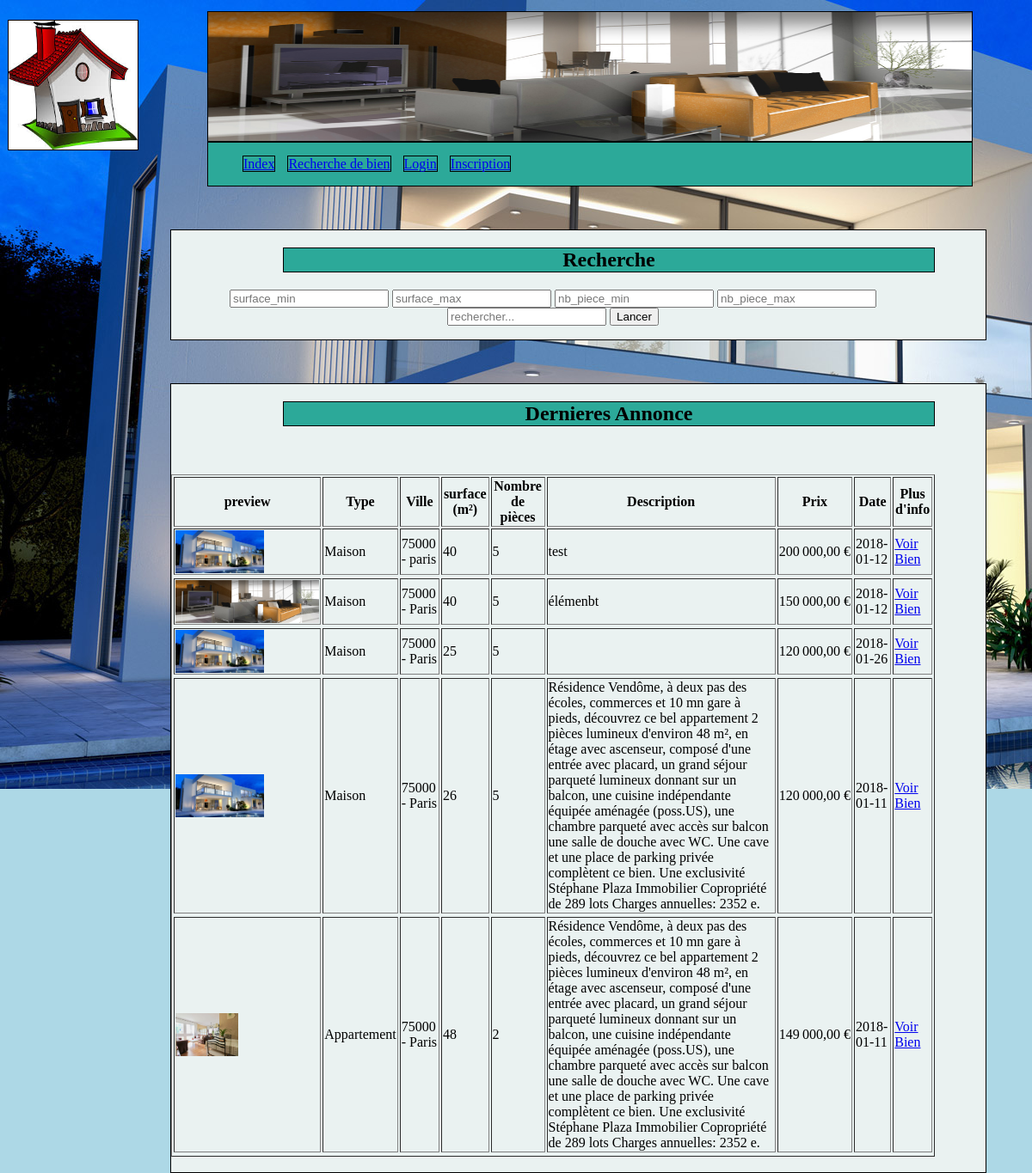
The page / on the database its author committed.
### tables this page shows
CREATE TABLE IF NOT EXISTS `biens` (
  `id_b` int(11) NOT NULL AUTO_INCREMENT,
  `description` text,
  `nb_pieces` int(11) DEFAULT NULL,
  `surface` int(11) DEFAULT NULL,
  `prix` int(11) NOT NULL,
  `date` date NOT NULL,
  `id_adr` int(11) NOT NULL,
  `id_cat` int(11) NOT NULL,
  `id_u` int(11) NOT NULL,
  PRIMARY KEY (`id_b`),
  KEY `id_adr` (`id_adr`),
  KEY `id_cat` (`id_cat`),
  KEY `id_u` (`id_u`)
);

CREATE TABLE IF NOT EXISTS `categorie` (
  `id_cat` int(11) NOT NULL AUTO_INCREMENT,
  `libelle` varchar(50) DEFAULT NULL,
  PRIMARY KEY (`id_cat`)
);

CREATE TABLE IF NOT EXISTS `adresse` (
  `id_adr` int(11) NOT NULL AUTO_INCREMENT,
  `numero` int(11) DEFAULT NULL,
  `rue` varchar(50) DEFAULT NULL,
  `cp` varchar(10) DEFAULT NULL,
  `ville` varchar(255) NOT NULL,
  PRIMARY KEY (`id_adr`)
);

### index.php (the view, shortened to what this page needs)
<?php require("include/header.php");
$formatter = new NumberFormatter('fr_FR',  NumberFormatter::CURRENCY);
?>
<div id="recherche">
<h2> Recherche </h2>
<form method="get" action="search.php">
	<input type="text" name="surface_min" placeholder="surface_min">
	<input type="text" name="surface_max" placeholder="surface_max">
	<input type="text" name="nb_piece_min" placeholder="nb_piece_min">
	<input type="text" name="nb_piece_max" placeholder="nb_piece_max">
	<input type="text" name="rechercher" placeholder="rechercher...">
	<button type="submit" name="recherche">Lancer</button>
</form>
</div>
<div id="exempleannonce">
<h2> Dernieres Annonce </h2>
<?php
	$sql = "SELECT categorie.libelle as catlib, biens.id_b as id_b, biens.nb_pieces as nb_pieces,
					biens.surface as surface, biens.prix as prix, biens.date as date_bien, biens.description as description, biens.date as date, adresse.cp as cp, adresse.ville as ville
			FROM biens, adresse, categorie
			WHERE biens.id_adr=adresse.id_adr
			  and categorie.id_cat=biens.id_cat LIMIT 5 ";
	$listeAnnonces = $bdd->query($sql);
		echo '<br />';
		echo '<br />';
		?> <table border=1>
			<th>preview</th><th>Type</th><th>Ville</th><th>surface (m²)</th><th>Nombre de pièces</th><th>Description</th><th>Prix</th><th>Date</th><th>Plus d'info</th><?php
	while($annonce = $listeAnnonces->fetch()){
		echo "<tr>";
		$listFiles = glob('image/uploaded/'.$annonce->id_b."_*");
		$cpt=0;
		echo '<td>';
		foreach($listFiles as $thisimage){
			$cpt++;
			echo "<a class=\"zoombox zgallery".$annonce->id_b."\" href=\"".$thisimage."\"><img style=\"".(($cpt>1)?"display:none;":"")."\" widht=50 height=50 src=\"".$thisimage."\" /></a>";
		}
		echo '</td>';
		echo '<td>'.$annonce->catlib.'</td>';
		echo '<td>'.$annonce->cp.' - '.$annonce->ville.'</td>';
		echo '<td>'.$annonce->surface.'</td>';
		echo '<td>'.$annonce->nb_pieces.'</td>';
		echo '<td>'.$annonce->description.'</td>';
		echo '<td>'.$formatter->formatCurrency($annonce->prix, 'EUR').'</td>';
		echo '<td>'.$annonce->date_bien.'</td>';
		echo '<td><a href="/annonce.php?id_b='.$annonce->id_b.'"> Voir Bien </a>';
	}
?>
</table>
</div>

### include/header.php (shortened to what this page needs)
<html>
	<head>
		<link rel="stylesheet" href="css/style.css" />
		<link href="/css/zoombox.css" rel="stylesheet" type="text/css" media="screen" />
	</head>
	<body>
    <div id="img-header"><img src="image/logo.jpg" alt="logo" width="150" height="150"></div>
       <div id="banniere"><img src="image/banniere.jpg" alt="banniere" width="100%" height="150"></div>
	<div id="nav-header">
		<nav>
			<ul>
				<li><a href="Index.php">Index</a></li>
				<li><a href="search.php">Recherche de bien</a></li>
				<?php if(isset ($_SESSION ['connecte']))
				{
				?>
				<li><a href="moncompte.php">Mon Compte</a></li>
				<li><a href="ajout_bien.php">Ajouter bien</a></li>
						<li><a href="adminBiens.php">Admin Biens</a></li>
				<?php
					if(isset($_SESSION['lvl']) && $_SESSION['lvl'] == 1){
						?>
						<li><a href="adminUser.php">Admin User</a></li>
						<li><a href="adminAdr.php">Admin Adresses</a></li>
						<?php
					}
				?>
				<li><a href="logout.php">Logout</a></li>
				<?php
				}
				else
				{
				?>
				<li><a href="login.php">Login</a></li>
				<li><a href="register.php">Inscription</a></li>
				<?php
				}
				?>
			</ul>
		</nav>
        </div>

### css/style.css (style rules this page uses)
body { background-image: url(../image/background.png); background-repeat: no-repeat ; background-attachment: fixed ; background-color: lightblue; }
#nav-header { margin-left: 80px; margin-top: 0px; float: left; text-align: right; width:75%; border: 1px solid black; background-color: #2CA999; }
#nav-header nav ul { padding-right: 5%; float: left; text-align: right; list-style:none; }
#nav-header nav ul li { margin-right:10px; display:inline; border: 1px solid black; }
#img-header { margin-top: 15px; margin-left: 1px; float: left; width: 150px; border: 1px solid black; }
#banniere { margin-top: 5px; margin-left: 80px; float: left; width: 75%; border: 1px solid black; }
#recherche { margin-left: 190px; margin-top: 50px; text-align:center; float:left; padding-right:5%; clear: both; width: 75%; border: 1px solid black; background-color: #EAF2F1; }
#recherche h2 { margin-left: 130px; border: 1px solid black; background-color: #2CA999; }
#exempleannonce { margin-left: 190px; margin-top: 50px; text-align:center; float:left; padding-right:5%; clear: both; width: 75%; border: 1px solid black; background-color: #EAF2F1; }
#exempleannonce h2 { margin-left: 130px; border: 1px solid black; background-color: #2CA999; }
#exempleannonce table { margin: auto; }

### rows shown on the page
biens: id_cat.libelle "Maison", id_adr.cp "75000", id_adr.ville "paris", surface "40", nb_pieces "5", description "test", prix "200 000,00 €", date "2018-01-12"
biens: id_cat.libelle "Maison", id_adr.cp "75000", id_adr.ville "Paris", surface "40", nb_pieces "5", description "élémenbt", prix "150 000,00 €", date "2018-01-12"
biens: id_cat.libelle "Maison", id_adr.cp "75000", id_adr.ville "Paris", surface "25", nb_pieces "5", prix "120 000,00 €", date "2018-01-26"
biens: id_cat.libelle "Maison", id_adr.cp "75000", id_adr.ville "Paris", surface "26", nb_pieces "5", description "Résidence Vendôme, à deux pas des écoles, commerces et 10 mn gare à pieds, découvrez ce bel appartement 2 pièces lumineux d'environ 48 m², en étage avec ascenseur, composé d'une entrée avec placard, un grand séjour parqueté lumineux donnant sur un balcon, une cuisine indépendante équipée aménagée (poss.US), une chambre parqueté avec accès sur balcon une salle de douche avec WC. Une cave et une place de parking privée complètent ce bien. Une exclusivité Stéphane Plaza Immobilier Copropriété de 289 lots Charges annuelles: 2352 e.", prix "120 000,00 €", date "2018-01-11"
biens: id_cat.libelle "Appartement", id_adr.cp "75000", id_adr.ville "Paris", surface "48", nb_pieces "2", description "Résidence Vendôme, à deux pas des écoles, commerces et 10 mn gare à pieds, découvrez ce bel appartement 2 pièces lumineux d'environ 48 m², en étage avec ascenseur, composé d'une entrée avec placard, un grand séjour parqueté lumineux donnant sur un balcon, une cuisine indépendante équipée aménagée (poss.US), une chambre parqueté avec accès sur balcon une salle de douche avec WC. Une cave et une place de parking privée complètent ce bien. Une exclusivité Stéphane Plaza Immobilier Copropriété de 289 lots Charges annuelles: 2352 e.", prix "149 000,00 €", date "2018-01-11"
